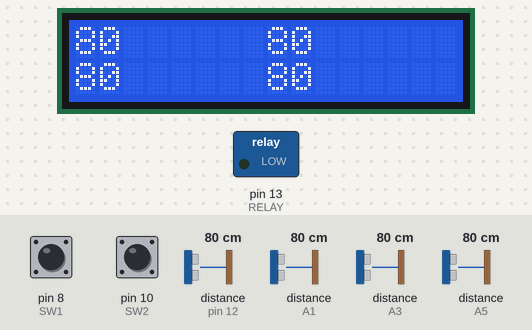
Bench run of a sketch on a simulated Arduino Uno, built with avr-gcc and run on an emulated ATmega328P. Parts: 16×2 character LCD, switched loads named in the sketch (green lamp = pin HIGH). The test bench sets the inputs (shaded band); at power-on: pin 8 (SW1) HIGH, pin 10 (SW2) HIGH, distance to the obstacle (sensors on pin 12, A1, A3, A5) 80 cm. EEPROM starts erased; pins used as bus, display or sensor lines are not drawn.

Above: at 1.2 s.
1.3 s: pin 8 (SW1) pulled LOW for 0.65 s
At 2.5 s:
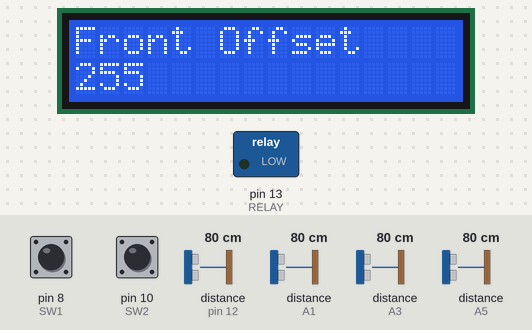
3.4 s: pin 8 (SW1) pulled LOW for 1 s
At 5.0 s:
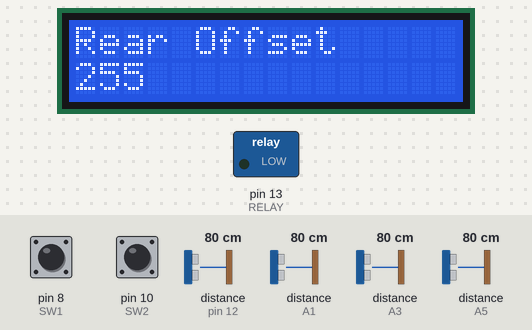
5.9 s: pin 8 (SW1) pulled LOW for 0.65 s
At 7.2 s:
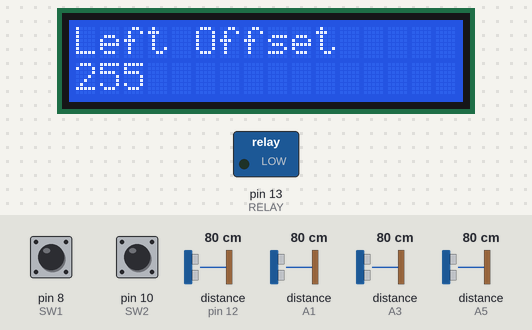
8.0 s: pin 8 (SW1) pulled LOW for 3.2 s
At 12.4 s:
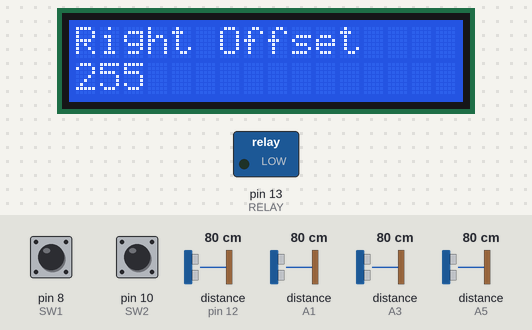
12.7 s: pin 10 (SW2) pulled LOW for 0.65 s
At 14.5 s:
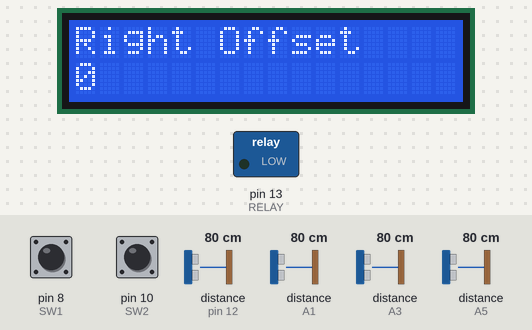
14.8 s: pin 10 (SW2) pulled LOW for 1 s
At 16.1 s:
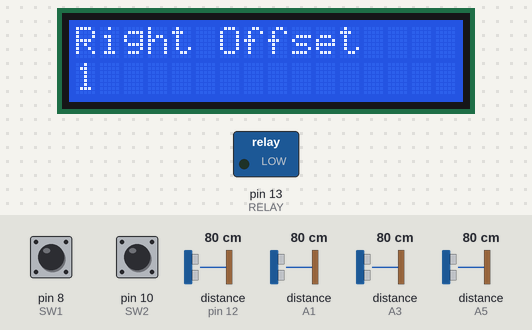
Timing chart, 0 to 17.8 s (numbered marks = the images above; inputs shaded):
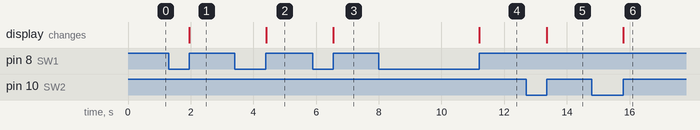

The sketch:

CarParking4Sens.ino
```cpp
#include <LiquidCrystal.h>
#include <EEPROM.h>
#include <Ultrasonic.h>

#define RELAY 13
#define LCD_CONTRAST 9
#define SW1 8
#define SW2 10

LiquidCrystal lcd(7, 6, 5, 4, 3, 2);
Ultrasonic frontSense(A0, A1);
Ultrasonic rearSense(A2, A3);
Ultrasonic leftSense(A4, A5);
Ultrasonic rightSense(11, 12);

byte distance[4];
byte pos;

void setup() {
  pinMode(RELAY, OUTPUT);
  pinMode(LCD_CONTRAST, OUTPUT);
  pinMode(SW1, INPUT_PULLUP);
  pinMode(SW2, INPUT_PULLUP);

  analogWrite(LCD_CONTRAST, 130);
  Serial.begin(9600);
  lcd.begin(16, 2);
  lcd.print("Connecting..");

  for(pos = 0; pos < 4; pos++)
    distance[pos] = EEPROM.read(pos);
}

void updateDisplay(){
  if(pos < 4){
    lcd.clear();
    switch(pos){
      case 0:
        lcd.print("Front Offset");
        break;
      case 1:
        lcd.print("Rear Offset");
        break;
      case 2:
        lcd.print("Left Offset");
        break;
      case 3:
        lcd.print("Right Offset");
        break;
    }
    lcd.setCursor(0, 1);
    lcd.print(distance[pos]);
  }
}

void loop() {
byte front, rear, left, right;

  if(pos == 4){
    //do jobs
    lcd.clear();
    front = frontSense.Ranging(CM);
    rear = rearSense.Ranging(CM);
    left = leftSense.Ranging(CM);
    right = rightSense.Ranging(CM);
    lcd.setCursor(0, 0);lcd.print(front);
    lcd.setCursor(8, 0);lcd.print(rear);
    lcd.setCursor(0, 1);lcd.print(left);
    lcd.setCursor(8, 1);lcd.print(right);

    if(front >= distance[0] &&
       rear >= distance[1] &&
       left >= distance[2] &&
       right >= distance[3]){
      digitalWrite(RELAY, HIGH);
    }else{
      digitalWrite(RELAY, LOW);
    }

    delay(500);
  }

  if(!digitalRead(SW1)){
    pos++;
    if(pos > 4)
      pos = 0;
    while(!digitalRead(SW1)){
      delay(1);
    }
    updateDisplay();
  }

  if(!digitalRead(SW2) && pos < 4){
    distance[pos]++;
    if(distance[pos] > 25)
      distance[pos] = 0;

    while(!digitalRead(SW2)){
      delay(1);
    }

    EEPROM.write(pos, distance[pos]);

    updateDisplay();
  }
}
```

Measured:
- after the input at 1.3 s, the display: changes after 0.65 s (image 1)
- after the input at 3.4 s, the display: changes after 1.0 s (image 2)
- after the input at 5.9 s, the display: changes after 0.65 s (image 3)
- after the input at 8.0 s, the display: changes after 3.2 s (image 4)
- after the input at 12.7 s, the display: changes after 0.65 s (image 5)
- after the input at 14.8 s, the display: changes after 1.0 s (image 6)
